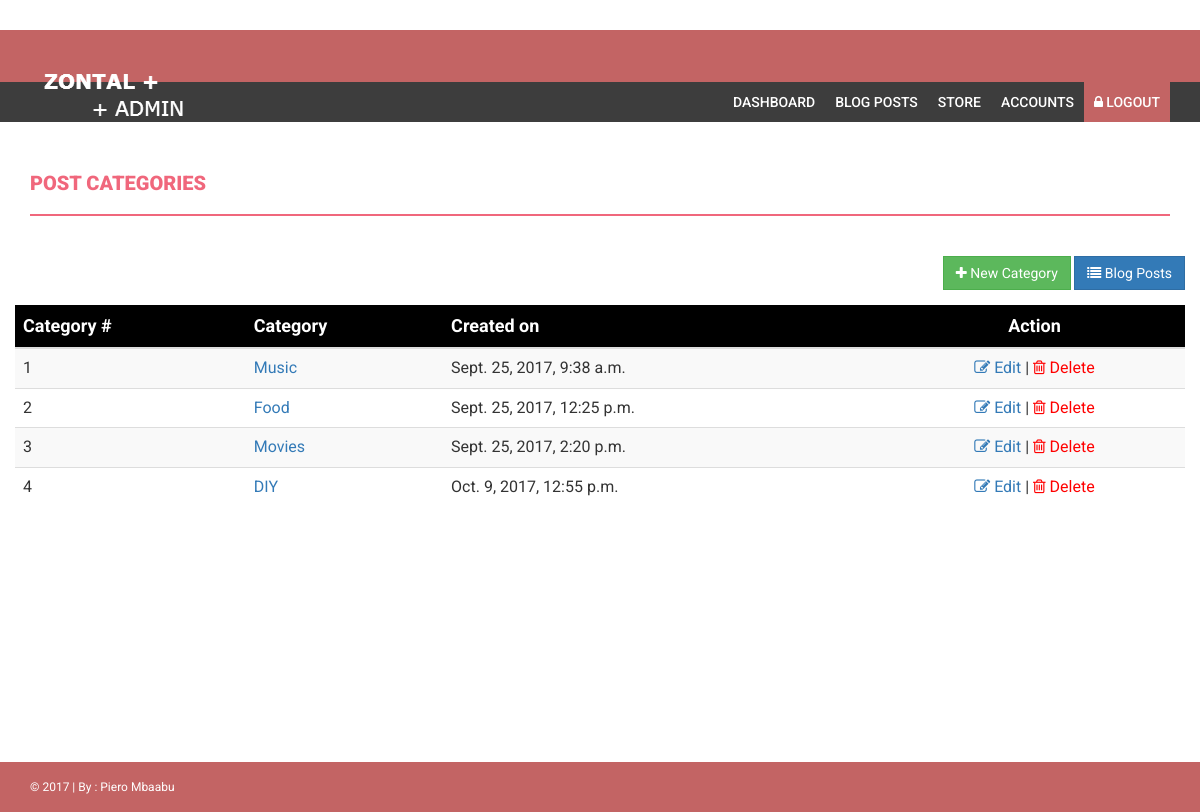
The app's page /blog/categories (signed in) with its own data.
### blog/models.py (models this page shows, shortened)
class Categorie(models.Model):
	category_name = models.CharField(max_length=200)
	date_added = models.DateTimeField(auto_now_add=True)

### blog/views.py (the view)
@login_required(login_url='login')
def blog_categories(request):
	context = {
		'categories' : Categorie.objects.all(),
	}
	return render(request, "dashboard/post-categories.html", context)

### dashboard/templates/dashboard/post-categories.html (shortened to what this page needs)
{% extends "dashboard/base.html" %}
{% block pagetitle %}Post Categories{% endblock %}
{% block content %}
<div class="row">
	<div class="action-btns">
			<button class="btn btn-success" data-toggle="modal" data-target="#postCategory"><i class="fa fa-plus"></i> New Category</button>
			<a href="{% url 'blog:blog_posts' %}" class="btn btn-primary"><i class="fa fa-list"></i> Blog Posts</a>
	</div>
	<div class="table-responsive">
		<table class="table table-striped">
			<thead>
				<th>Category #</th>
				<th>Category</th>
				<th>Created on</th>
				<th class="text-center">Action</th>
			</thead>
			<tbody>
				{% for category in categories %}
				<tr>
					<td>{{ category.pk }}</td>
					<td><a href="{% url 'blog:category_details' category.pk %}">{{ category.category_name }}</a></td>
					<td>{{ category.date_added }}</td>
					<td class="text-center">
						<a href="{% url 'blog:edit_category' category.pk %}"><i class="fa fa-edit"></i> Edit</a> |
						<a href="{% url 'blog:delete_category' category.pk %}" onclick="return confirm('This action is irreversible. Are you sure?');" style="color: red;"><i class="fa fa-trash-o"></i> Delete</a>
					</td>
				</tr>
				{% endfor %}
			</tbody>
		</table>
	</div>
</div>
{% endblock %}

### dashboard/static/dashboard/css/style.css (style rules this page uses)
body { font-family: 'Roboto', sans-serif; line-height: 30px; }
.btn { border-radius: 0px; -webkit-border-radius: 0px; -moz-border-radius: 0px; }
.action-btns { text-align: right; padding-bottom: 15px; }
table th { font-size: 18px; font-weight: bold; color: #fff; background: #000; }
table td { padding: 15px 0 15px 0; line-height: 2em; font-size: 16px; }

### records on screen
Categorie: pk "1", category_name "Music", date_added "Sept. 25, 2017, 9:38 a.m."
Categorie: pk "2", category_name "Food", date_added "Sept. 25, 2017, 12:25 p.m."
Categorie: pk "3", category_name "Movies", date_added "Sept. 25, 2017, 2:20 p.m."
Categorie: pk "4", category_name "DIY", date_added "Oct. 9, 2017, 12:55 p.m."
